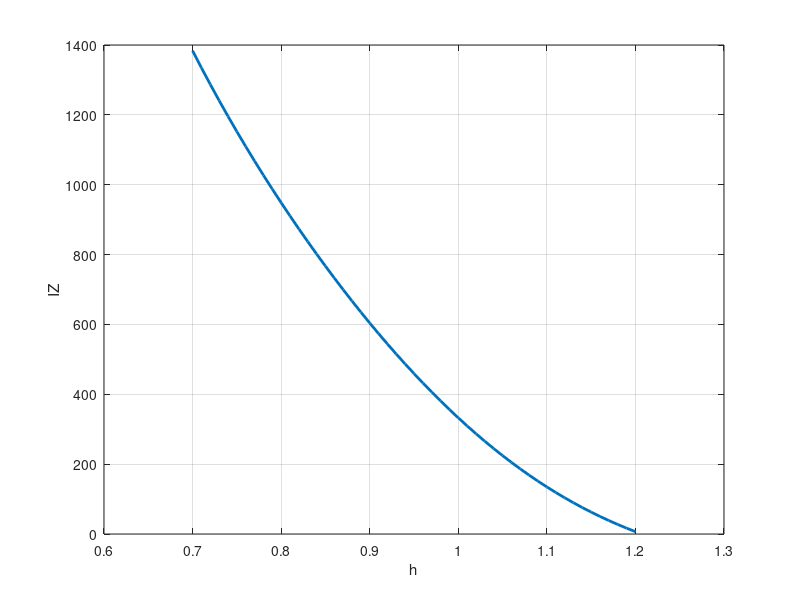
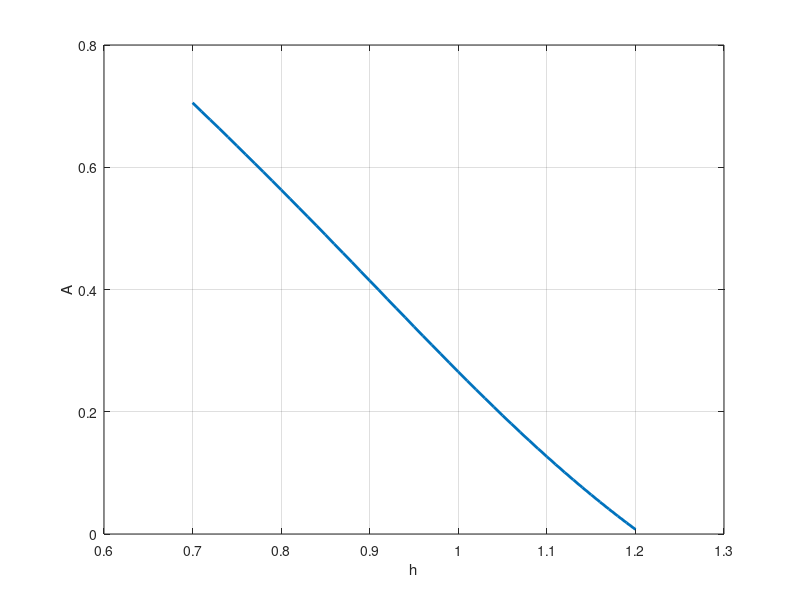
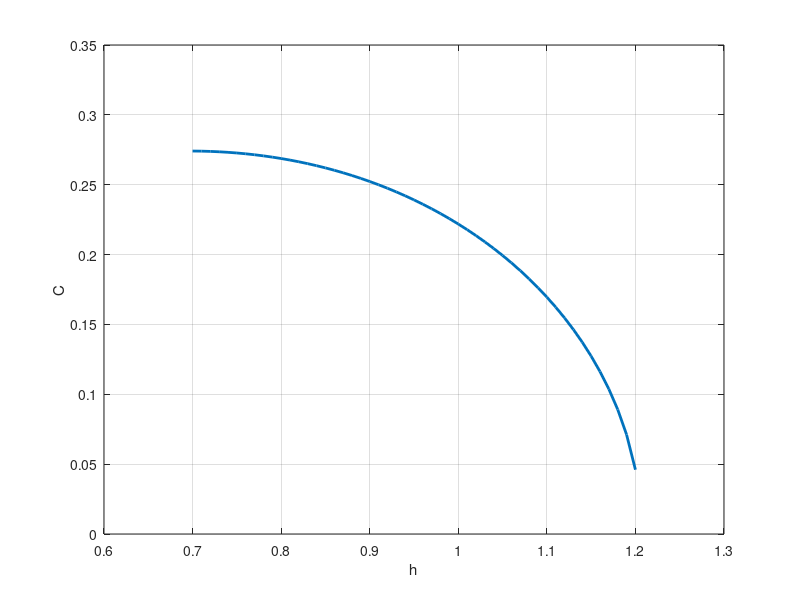
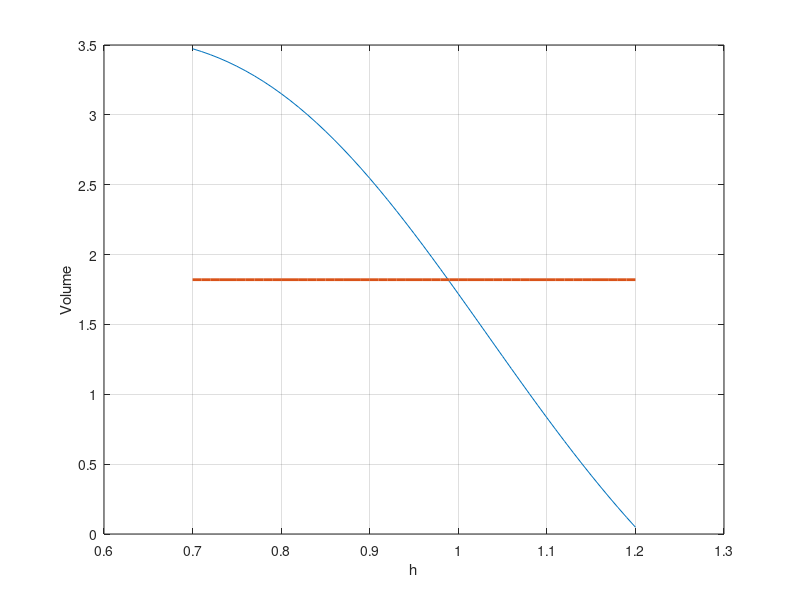

Recreate these plots in MATLAB, in order.
%% this program find the minimum values of Iz1 for range h a c

clc;
clear;
close all;

Vmin = 1.820219934;
Smax = 4.523893422;
hend = 3*Vmin/Smax;
hstart = 0.7;
hstep = 0.01;

k = 0;
for h = hstart:hstep:hend
    k = k + 1;
    a = (sqrt(Vmin.*h.*(-Smax.*h + 3.*Vmin).^2./((Smax.*h.^3 + Vmin.*h.^2 + h.*(-Smax.*h + 3.*Vmin).^2).*h.*pi)));
    c = (sqrt(h.^2.*(-Smax.*h + 3.*Vmin)./(3.*(Smax.*h + Vmin))))
    ii = 0;
    for i = a:(a/50):5*a
        ii = ii + 1;
        jj = 0;
        for j = c:(c/50):5*c
            jj = jj + 1;
            IZ(ii,jj) = (576./(pi./3*(2.*c + h).*(c - h).^2.*(a./c).^2)).*pi/2.*(a./c).^4.*(h.^5./5 + (2.*c.^2.*h.^3)./3 + c.^4.*h);
        end
    end
    IZZ(k) = min(IZ(:));
    [Row, Column] = ind2sub( size(IZ), find(IZ == IZZ(k), 1 ));
    AA = a:(a/50):5*a;
    CC = c:(c/50):5*c;
    A(k) = AA(Row);
    C(k) = CC(Column);
end

% Checking Volume and Area
h = hstart:hstep:hend;
Vol = (1/3).*pi.*h.*(A./C).^2.*(3*C.^2+h.^2);
Are = pi*(A./C).^2.*(h.^2-C.^2);

figure(1); plot(h,IZZ,'linewidth',2);grid on;ylabel('IZ'); xlabel('h')
figure(2); plot(h,A,'linewidth',2);grid on;ylabel('A'); xlabel('h')
figure(3); plot(h,C,'linewidth',2);grid on;ylabel('C'); xlabel('h')
figure(4); plot(h,Vol,h,1.8202*ones(1,length(h)),'linewidth',2); grid on; xlabel('h'); ylabel('Volume')
figure(5); plot(h,Are,h,4.52389*ones(1,length(h)),'linewidth',2); grid on; xlabel('h'); ylabel('Area')
figure(6); plot(A,C,'linewidth',2); grid on; xlabel('A'); ylabel('C')

